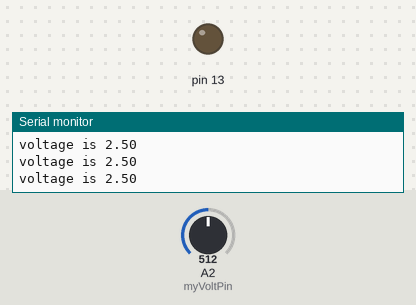
Bench run of a sketch on a simulated Arduino Uno, built with avr-gcc and run on an emulated ATmega328P. Parts: output pins drawn as LEDs (lit = HIGH), the last lines printed to the serial monitor. The inputs (shaded band) are chosen by the test bench; at power-on: A2 (myVoltPin) = 512.

Above: at 1.5 s.
1.6 s: A2 (myVoltPin) set to 601
3.3 s: A2 (myVoltPin) set to 631
At 3.9 s:
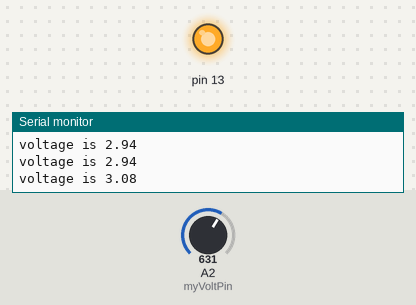
5.0 s: A2 (myVoltPin) set to 511
At 6.8 s:
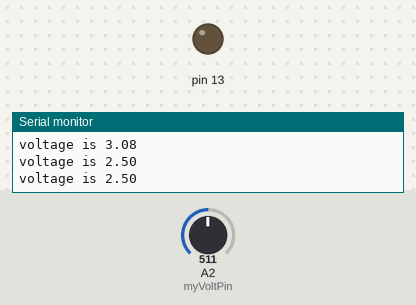
7.1 s: A2 (myVoltPin) set to 716
At 8.5 s:
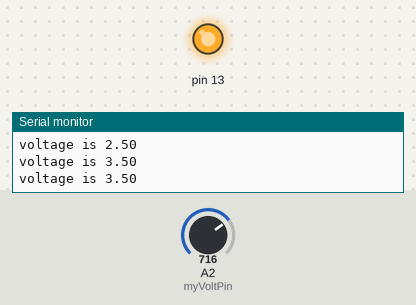
Timing chart, 0 to 10.1 s (numbered marks = the images above; inputs shaded):
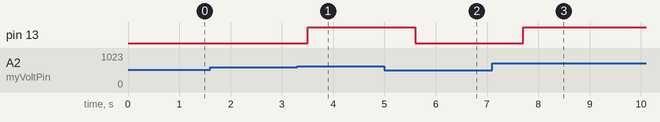

The sketch:

index.ino
```cpp
int myVoltPin = A2;
int readVal;
float V2;


void setup() {
  pinMode(13, OUTPUT);
  Serial.begin(9600);
}

void loop() {
  readVal = analogRead(myVoltPin);
  V2 = (5./1023.) * readVal;
  Serial.print("voltage is ");


  if (V2 > 3){
    digitalWrite(13, HIGH);
  }
  else{
    digitalWrite(13, LOW);
  }
  Serial.println(V2);
  delay(700);
}
```

Measured:
- the behaviour switches between 613 and 614 on A2 (myVoltPin) (found by bisection; images 0 and 1)
- after the input at 3.3 s, pin 13: LOW → HIGH after 0.20 s
- after the input at 5.0 s, pin 13: HIGH → LOW after 0.61 s
- after the input at 7.1 s, pin 13: LOW → HIGH after 0.61 s
